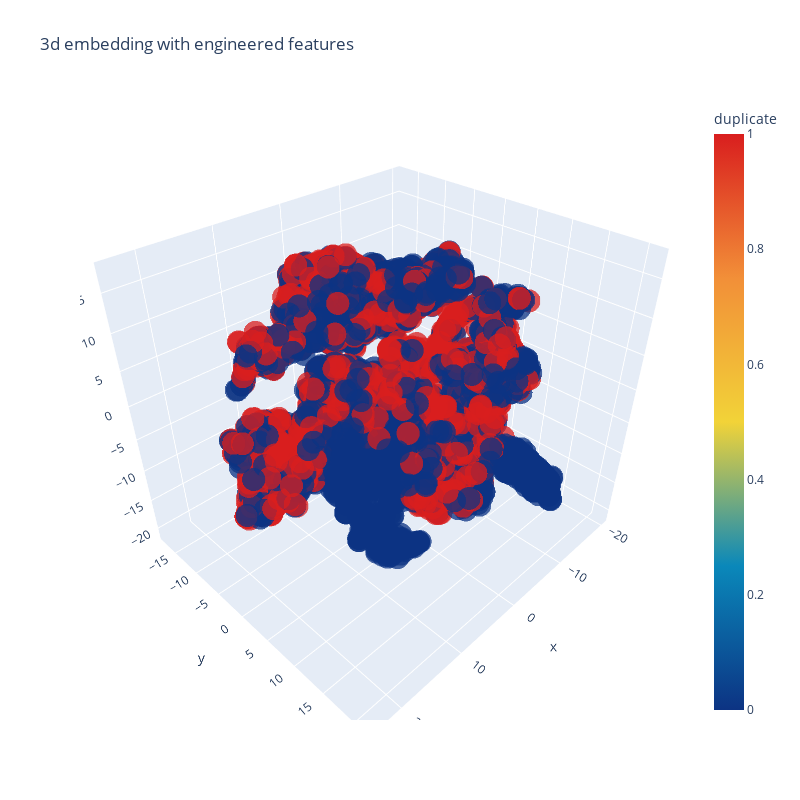

Write notebook code for a chart like this one.
### Code cell
trace1 = go.Scatter3d(
    x=tsne3d[:,0],
    y=tsne3d[:,1],
    z=tsne3d[:,2],
    mode='markers',
    marker=dict(
        sizemode='diameter',
        color = y,
        colorscale = 'Portland',
        colorbar = dict(title = 'duplicate'),
        line=dict(color='rgb(255, 255, 255)'),
        opacity=0.75
    )
)

data=[trace1]
layout=dict(height=800, width=800, title='3d embedding with engineered features')
fig=dict(data=data, layout=layout)
py.iplot(fig, filename='3DBubble')

### Figure 1 — Plotly figure (JSON) as saved in the notebook; plotly's stock layout.template omitted (floating-point values rounded to 4 significant figures; data arrays with more than 128 entries replaced by an {"elided": "..."} marker saying what was removed)
{"data": [{"marker": {"color": {"elided": "5000 int values"}, "colorbar": {"title": {"text": "duplicate"}}, "colorscale": [[0, "rgb(12,51,131)"], [0.25, "rgb(10,136,186)"], [0.5, "rgb(242,211,56)"], [0.75, "rgb(242,143,56)"], [1, "rgb(217,30,30)"]], "line": {"color": "rgb(255, 255, 255)"}, "opacity": 0.75, "sizemode": "diameter"}, "mode": "markers", "type": "scatter3d", "x": {"elided": "5000 float values"}, "y": {"elided": "5000 float values"}, "z": {"elided": "5000 float values"}}], "layout": {"height": 800, "title": {"text": "3d embedding with engineered features"}, "width": 800}}
